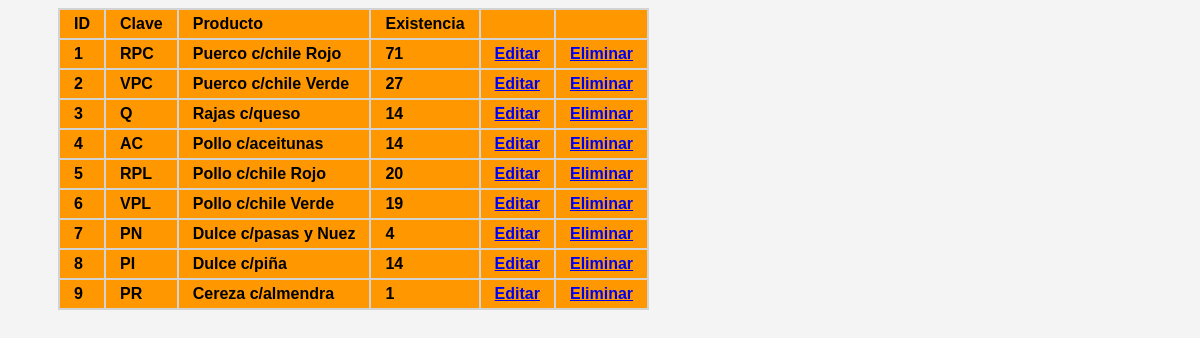
Page /admin/tablas/tablaRadm.php on the committed database.
### tables this page shows
CREATE TABLE `reporte_existencias` (
  `id_re` int(11) NOT NULL,
  `Clave` varchar(5) DEFAULT NULL,
  `Producto` varchar(30) DEFAULT NULL,
  `Existencia` int(11) DEFAULT NULL
);

### admin/tablas/tablaRadm.php (the view, shortened to what this page needs)
<?php
$servername = "127.0.0.1";
$username = "empleado1";
$password = "ChampuRRAD01";
$db_name = "fiesta_mx";
$conn = mysqli_connect($servername, $username, $password, $db_name);
$sql = "select * from reporte_existencias";
$query = mysqli_query($conn,$sql);
?>
<!DOCTYPE html>
<html lang="en">
<head>
    <link href="css/style.css" rel="stylesheet">
    <link href="css/estilosTablas.css" rel="stylesheet">
</head>
<body>
    <section class="tProductos">
        <table class="table" style="width: auto;">
        <thead class="table-success table-striped" >
            <tr>
                <th>ID</th>
                <th>Clave</th>
                <th>Producto</th>
                <th>Existencia</th>
                <th></th>
                <th></th>
            </tr>
        </thead>
        <tbody>
                <?php
                    while($row=mysqli_fetch_array($query)){
                ?>
                    <tr>
                        <th><?php  echo $row['id_re']?></th>
                        <th><?php  echo $row['Clave']?></th>
                        <th><?php  echo $row['Producto']?></th>
                        <th><?php  echo $row['Existencia']?></th>
                        <th><a href="../actualizar/actualizarR.php?id=<?php echo $row['id_re'] ?>" class="btn btn-info">Editar</a></th>
                        <th><a href="../actualizar/borrarR.php?id=<?php echo $row['id_re'] ?>" class="btn btn-danger">Eliminar</a></th>
                    </tr>
                <?php
                    }
                ?>
        </tbody>
        </table>
    </section>
</body>
</html>

### admin/tablas/css/style.css (style rules this page uses)
body { background:#f4f4f4; }

### admin/tablas/css/estilosTablas.css (style rules this page uses)
.tProductos { overflow:scroll; max-height:380px; width:auto; margin-left: 50px; }
.tProductos table { width:auto; background-color:lightgray; font-family: arial, sans-serif; text-align: left; }
th { background-color: #FF9800; padding: 5px 14px; }
tr:nth-child(1) { background-color: white; }
@media screen and (max-width: 1200px) { .tProductos { height:auto; } }

### rows in the picture
reporte_existencias: id_re "1", Clave "RPC", Producto "Puerco c/chile Rojo", Existencia "71"
reporte_existencias: id_re "2", Clave "VPC", Producto "Puerco c/chile Verde", Existencia "27"
reporte_existencias: id_re "3", Clave "Q", Producto "Rajas c/queso", Existencia "14"
reporte_existencias: id_re "4", Clave "AC", Producto "Pollo c/aceitunas", Existencia "14"
reporte_existencias: id_re "5", Clave "RPL", Producto "Pollo c/chile Rojo", Existencia "20"
reporte_existencias: id_re "6", Clave "VPL", Producto "Pollo c/chile Verde", Existencia "19"
reporte_existencias: id_re "7", Clave "PN", Producto "Dulce c/pasas y Nuez", Existencia "4"
reporte_existencias: id_re "8", Clave "PI", Producto "Dulce c/piña", Existencia "14"
reporte_existencias: id_re "9", Clave "PR", Producto "Cereza c/almendra", Existencia "1"
